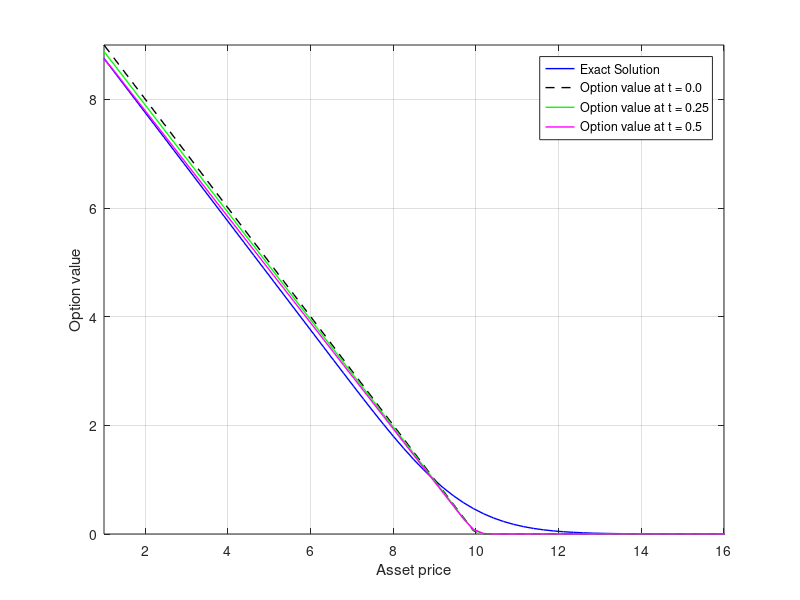

Source code (MATLAB):
clc;close all; clear all;
X = 10; r = 0.05; sigma = 0.20;
T = 0.5;
N = 121;
M = 30;
smin = 1;
smax = 30;
S = linspace(smin,smax,N);
dt = T/M;
y = log(S);
dy = y(2) - y(1);
c = 1.5;
[call, put] = blsprice(S,X,r,T,sigma);
for j = 1:N
    y(j) = (j-1)*dy;
end
phi = zeros(N,N);
for i = 1:N
    for j = 1:N
        phi(i,j) = exp(-(c*(y(i)-y(j)))^2);
    end
end
Ly =  zeros(N,N);
Lyy =  zeros(N,N);
L = phi;
for i = 1:N
    for j = 1:N
        Ly(i,j) = -2*c^2*(y(i)-y(j))*phi(i,j);
    end
end
for i = 1:N
    for j = 1:N
        Lyy(i,j) = (2*c^2*phi(i,j))*(2*c*c*(y(i)-y(j))^2 - 1);
    end
end
P=r*(eye(N))-(0.5*sigma^2)*(pinv(L)*Lyy)-(r-(0.5*sigma^2))*(pinv(L)*Ly);
Uo = max(X-S,0);
%alphao = zeros(N,1);
alphao = pinv(L)*Uo';
alpha = zeros(N,1);
Unn = zeros(N,M);
t = (1:M)*dt;
%Unn(1,:) = X*exp(-r*t);
for n = 1:M
    F1 = -dt*P*alphao;
    F2 = -dt*P*(alphao + 0.5*F1);
    F3 = -dt*P*(alphao + 0.5*F2);
    F4 = -dt*P*(alphao + F3);
    alpha = alphao + (F1 + 2*F2 + 2*F3 + F4)/6;
    Un = L*alpha;
    Unn(1,n) = X*exp(-r*n*dt);
    for j=1:N
        Unn(j,n)=Un(j);
    end
    alpha = pinv(L)*Un;
    alphao = alpha;
end
% A = [7.7531;
%     5.7531;
%     3.7532;
%     1.7987 ;
%       0.9880;
%     0.4420 ;
%     0.1606;
%     0.0483 ;
%       0.0124;
%     0.0028];
% B = [7.7751;
%     5.7751;
%     3.7842;
%     1.8937;
%     0.9549;
%     0.2545;
%     0.0812;
%     0.0210;
%     0.0056;
%     0.0020];
% tmp = 0;
% for i = 1:10
%     sum = tmp + (abs(A(i)-B(i)))^2;
%     tmp = sum;
% end
% RMSE = sqrt(sum/10);
tmp = 0;
for i = 1:N
    sum = tmp + (abs(put(i)-Unn(i,M)))^2;
    tmp = sum;
end
RMSE = sqrt(sum/N);

figure(1)
plot(S,put,'-b','linewidth',1)
hold on
grid on
legend('Exact Solution')
axis([1 16 0 9])
xlabel('Asset price')
ylabel('Option value')
plot(S,Uo,'--k','linewidth',1)
hold on
legend('Exact Solution','Option value at t = 0.0')
plot(S,Unn(:,round(M/2)),'-g','linewidth',1)
hold on
legend('Exact Solution','Option value at t = 0.0','Option value at t = 0.25')
plot(S,Unn(:,M),'-m','linewidth',1)
hold on
hold off
legend('Exact Solution','Option value at t = 0.0','Option value at t = 0.25','Option value at t = 0.5')

% figure(2)
% surf(Unn)
% colormap cool;
% xlim([0 0.5])



